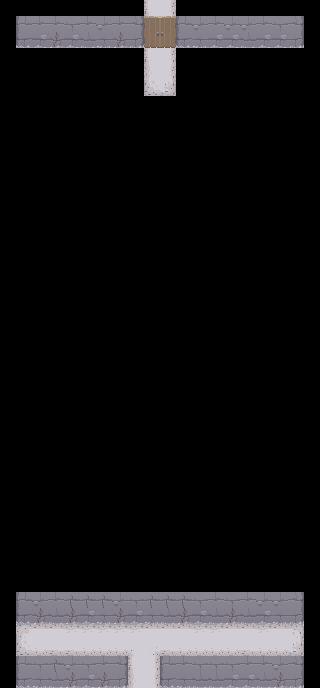

Rendered tile map (Tiled .tmx) drawn with the repository's tilesets; below, a short description and the map source with its tile grids summarised:
An orthogonal 20x43 tile map with 16x16 px tiles, 2 tile layers (Floor, Doodad), 1 hidden layer not drawn.

<map version="1.0" orientation="orthogonal" renderorder="right-down" width="20" height="43" tilewidth="16" tileheight="16" nextobjectid="1">
 <tileset firstgid="1" name="dungeon tileset calciumtrice" tilewidth="16" tileheight="16" tilecount="1050" columns="30">
  <image source="dungeon tileset calciumtrice.png" width="480" height="560" />
  <terraintypes>
   <terrain name="Ceiling" tile="55" />
   <terrain name="Wall" tile="156" />
   <terrain name="Floor" tile="235" />
  </terraintypes>
  <tile id="30" terrain="0,0,0,0" />
  <tile id="31" terrain=",,,0" />
  <tile id="32" terrain=",,0," />
  <tile id="33" terrain=",0,," />
  <tile id="34" terrain="0,,," />
  <tile id="35" terrain=",0,,0" />
  <tile id="37" terrain=",0,,0" />
  <tile id="38" terrain=",,0,0" />
  <tile id="39" terrain=",,0,0" />
  <tile id="40" terrain=",,0,0" />
  <tile id="41" terrain="0,0,," />
  <tile id="43" terrain="0,0,," />
  <tile id="44" terrain="0,,0," />
  <tile id="46" terrain="0,,0," />
  <tile id="79" terrain=",0,0,0" />
  <tile id="80" terrain="0,,0,0" />
  <tile id="81" terrain="0,0,,0" />
  <tile id="82" terrain="0,0,0," />
  <tile id="120" terrain=",,,1" />
  <tile id="121" terrain=",,1,1" />
  <tile id="122" terrain=",,1,1" />
  <tile id="123" terrain=",,1,1" />
  <tile id="124" terrain=",,1,1" />
  <tile id="125" terrain=",,1," />
  <tile id="150" terrain=",1,," />
  <tile id="151" terrain="1,1,," />
  <tile id="152" terrain="1,1,," />
  <tile id="153" terrain="1,1,," />
  <tile id="154" terrain="1,1,," />
  <tile id="155" terrain="1,,," />
  <tile id="210" terrain="2,2,2,2" />
  <tile id="211" terrain=",,,2" />
  <tile id="212" terrain=",,2," />
  <tile id="213" terrain=",2,," />
  <tile id="214" terrain="2,,," />
  <tile id="216" terrain=",2,,2" />
  <tile id="217" terrain=",2,,2" />
  <tile id="218" terrain=",,2,2" />
  <tile id="220" terrain=",,2,2" />
  <tile id="222" terrain="2,2,," />
  <tile id="223" terrain="2,2,," />
  <tile id="225" terrain="2,,2," />
  <tile id="226" terrain="2,,2," />
  <tile id="259" terrain=",2,2,2" />
  <tile id="260" terrain="2,,2,2" />
  <tile id="261" terrain="2,2,,2" />
  <tile id="262" terrain="2,2,2," />
 </tileset>
 <layer name="Floor" width="20" height="43">
  <data>[860 cells, 254 non-empty, 27 distinct tile ids]</data>
 </layer>
 <layer name="Doodad" width="20" height="43">
  <data>[860 cells, 4 non-empty, 4 distinct tile ids]</data>
 </layer>
 <layer name="Ceilng" width="20" height="43" visible="0">
  <data>[860 cells, 170 non-empty, 23 distinct tile ids]</data>
 </layer>
</map>
